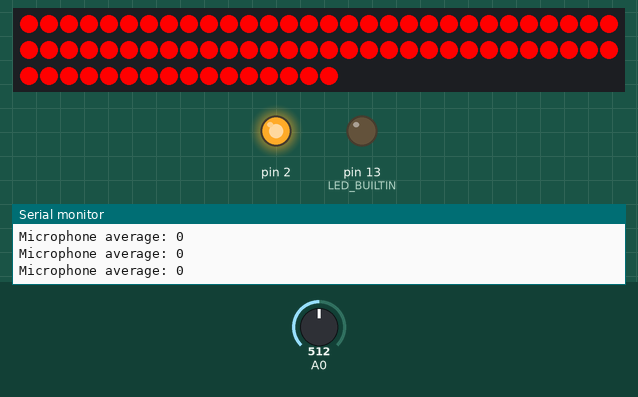
The program below on a simulated Arduino Nano, built with avr-gcc and run on an emulated ATmega328P. Parts: 76 RGB LEDs in strip order, left to right, continuing on the next row, output pins drawn as LEDs (lit = HIGH), the last lines printed to the serial monitor. The inputs (shaded band) are chosen by the test bench; at power-on: A0 = 512.

Above: at 1.2 s.
1.3 s: A0 set to 563
2.8 s: A0 set to 589
At 3.08 s:
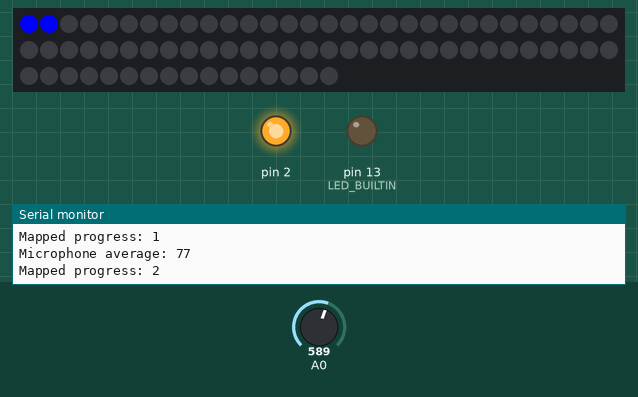
4.7 s: A0 set to 306
At 5.53 s:
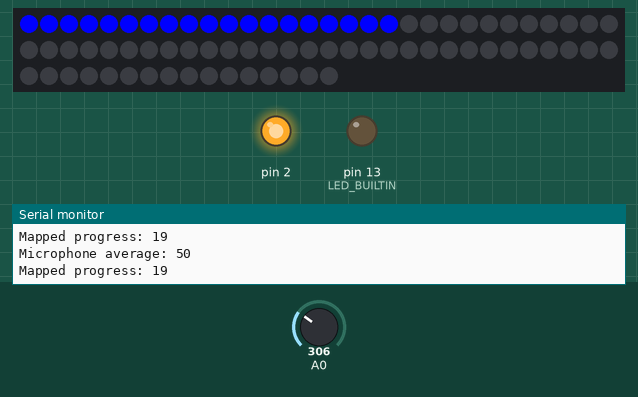
Timing chart, 0 to 7.7 s (numbered marks = the images above; inputs shaded):
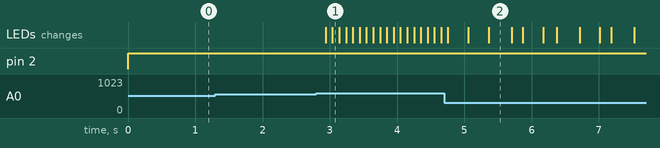

The program:

main.cpp
```cpp
#include <Arduino.h>
#include "doors.h"
#include "ledstrip.h"
#include "microphone.h"

#define MICROPHONE_THRESHOLD_VALUE 60
#define CHECK_MICROPHONE_INTERVAL 100

#define ZERO_PERCENT 0
#define ONE_HUNDREAD_PERCENT 200

#define PUZZLE_SOLVE_WAIT_TIME 5000

typedef enum
{
  PUZZLE_INIT,
  PUZZLE_IDLE,
  PUZZLE_FILLING_LEDS,
  PUZZLE_FADING_LEDS,
  PUZZLE_SOLVED
} puzzle_state_t;

void setup()
{
  pinMode(LED_BUILTIN, OUTPUT);
  Serial.begin(9600);
  LED_STRIP_Init();
  DOORS_Init();
}

puzzle_state_t puzzle_state = PUZZLE_INIT;
static unsigned long currentMillis = 0;
int16_t progress = 0;
uint16_t mapped_progress = 0;

void loop()
{
  MICROPHONE_Process();
  DOORS_Process();

  switch (puzzle_state)
  {
  case PUZZLE_INIT:
    LED_STRIP_SetColor(0, NO_OF_LEDS, RED);
    puzzle_state = PUZZLE_IDLE;
    Serial.println("Puzzle init all leds are red");
    break;

  case PUZZLE_IDLE:
    if (MICROPHONE_GetAverage() > MICROPHONE_THRESHOLD_VALUE)
    {
      progress = 0;
      currentMillis = millis();
      puzzle_state = PUZZLE_FILLING_LEDS;
      Serial.println("Puzzle blowing detected");
    }
    break;

  case PUZZLE_FILLING_LEDS:
    if(millis() - currentMillis > CHECK_MICROPHONE_INTERVAL)
    {
      currentMillis = millis();
      if(MICROPHONE_GetAverage() > MICROPHONE_THRESHOLD_VALUE)
      {
        progress+=3;
        mapped_progress = map(progress, ZERO_PERCENT, ONE_HUNDREAD_PERCENT, 0, NO_OF_LEDS);
        LED_STRIP_SetColor(0, mapped_progress, BLUE);
        Serial.print("Mapped progress: ");
        Serial.println(mapped_progress);
        if(mapped_progress == NO_OF_LEDS)
        {
          puzzle_state = PUZZLE_SOLVED;
          DOORS_Open();
        }
      }
      else
      {
        puzzle_state = PUZZLE_FADING_LEDS;
      }
    }
    break;

  case PUZZLE_FADING_LEDS:
    if(millis() - currentMillis > CHECK_MICROPHONE_INTERVAL)
    {
      currentMillis = millis();
      if(MICROPHONE_GetAverage() < MICROPHONE_THRESHOLD_VALUE)
      {
        progress--;
        if(progress < 0)
          progress = 0;

        mapped_progress = map(progress, ZERO_PERCENT, ONE_HUNDREAD_PERCENT, 0, NO_OF_LEDS);
        LED_STRIP_SetColor(0, mapped_progress, BLUE);
        Serial.print("Mapped progress: ");
        Serial.println(mapped_progress);

        if(mapped_progress == 0)
        {
          puzzle_state = PUZZLE_INIT;
        }
      }
      else
      {
        puzzle_state = PUZZLE_FILLING_LEDS;
      }
    }
    break;

   case PUZZLE_SOLVED:
   if(millis() - currentMillis > PUZZLE_SOLVE_WAIT_TIME)
   {
    puzzle_state = PUZZLE_INIT;
   }
   break;
  }
}
```

Measured:
- the behaviour switches between 572 and 573 on A0 (found by bisection; images 0 and 1)
- after the input at 2.8 s, the LEDs: first change after 0.14 s (image 1 shows a later state)
- after the input at 4.7 s, pin 2: stays HIGH (without the input it goes to LOW after 4.9 s)
